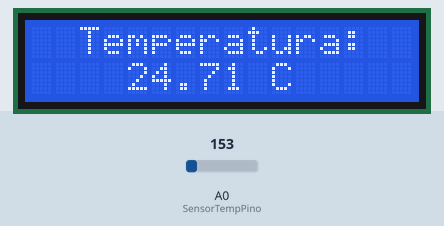
The sketch below on a simulated Arduino Uno, built with avr-gcc and run on an emulated ATmega328P. On the bench: 16×2 character LCD. The inputs (shaded band) are chosen by the test bench; at power-on: A0 (SensorTempPino) = 153.

Above: at 1.2 s.
1.3 s: A0 (SensorTempPino) set to 165
At 2.2 s:
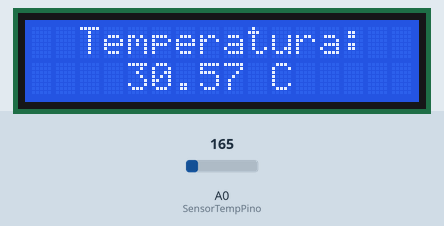
2.8 s: A0 (SensorTempPino) set to 175
At 3.3 s:
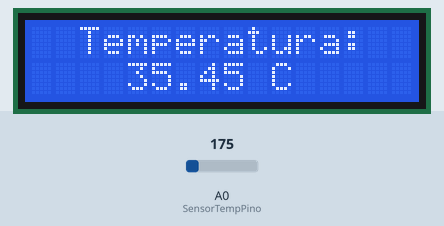
4.3 s: A0 (SensorTempPino) set to 191
At 5.7 s:
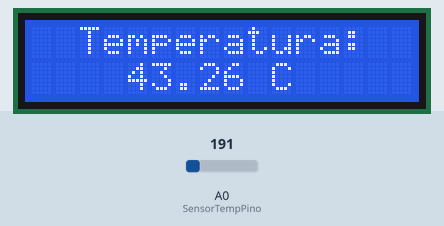
Timing chart, 0 to 7.3 s (numbered marks = the images above; inputs shaded):
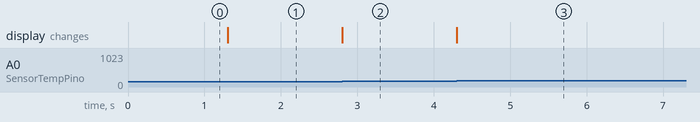

The sketch:

display_LCD.ino
```cpp
#include<LiquidCrystal.h>
int SensorTempPino = A0;


LiquidCrystal lcd(12, 11, 5, 4, 3, 2);
void setup()
{
 lcd.begin(16, 2);
  lcd.setCursor(2,0);
  lcd.print("Temperatura:");
  lcd.setCursor(0, 1);
  lcd.print("          C");
}

void loop()
{
  int SensorTempTensao = analogRead(SensorTempPino);
  float Tensao = SensorTempTensao * 5;
  Tensao /= 1024;
  float TemperaturaC = (Tensao - 0.5) * 100;
  lcd.setCursor(4, 1);
  lcd.print(TemperaturaC);
  }
```

Measured:
- after the input at 1.3 s, the display: changes at once (image 1)
- after the input at 2.8 s, the display: changes at once (image 2)
- after the input at 4.3 s, the display: changes at once (image 3)
